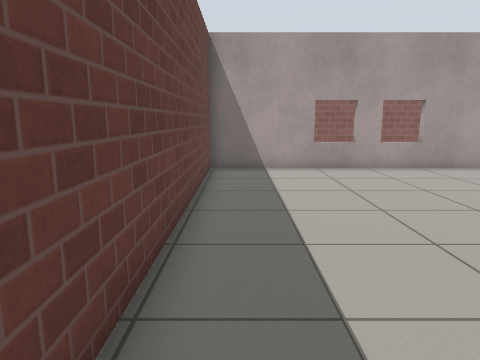
view 1 (above)

16 first-person views from a walk through a Gazebo world. The camera is 0.94 m above the floor, tilts 10° down and sees 70° across. The floor is counted in squares, 0.5 m on a side. Each view is taken from the middle of a square. On the plan, view 1 faces up. The plan holds only what a view shows up to about 17 squares ahead; the rest is blank. Gazebo's built-in surfaces are drawn with simple patterns.

view 2
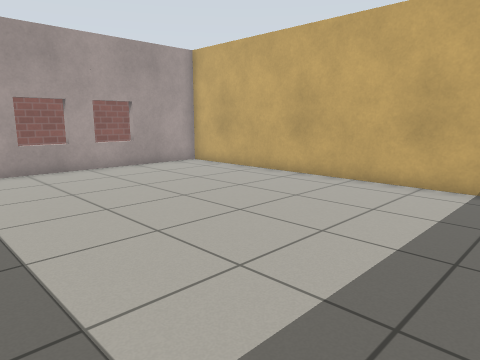

view 3
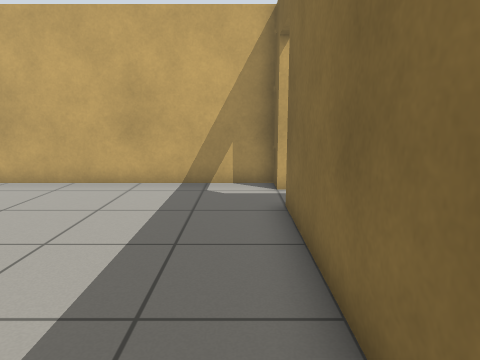

view 4
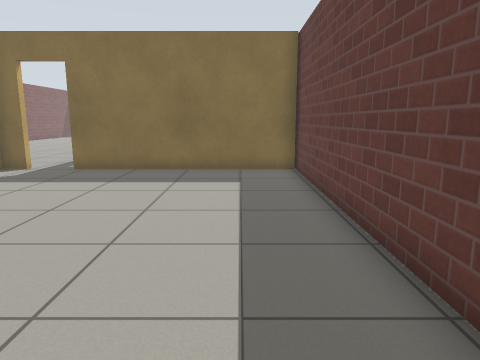

view 5
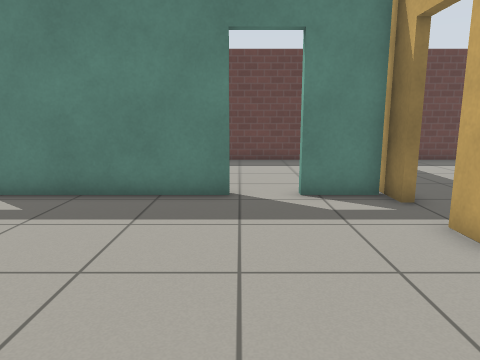

view 6
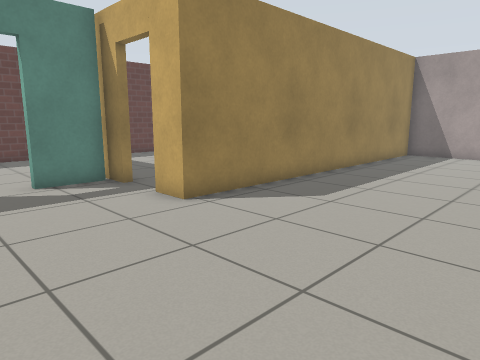

view 7
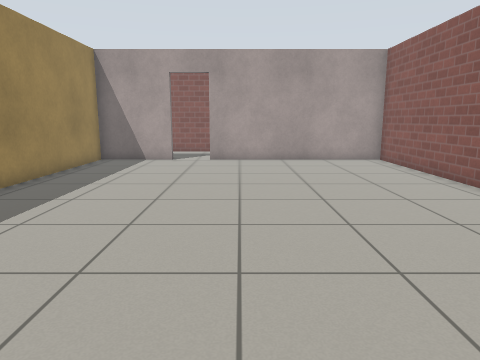

view 8
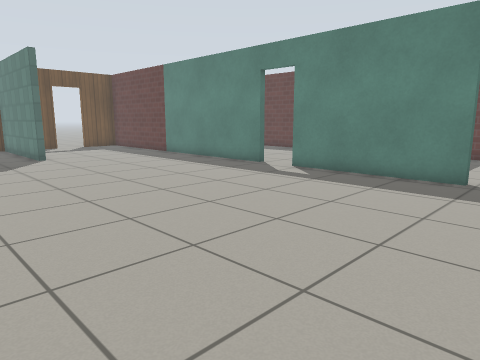

view 9
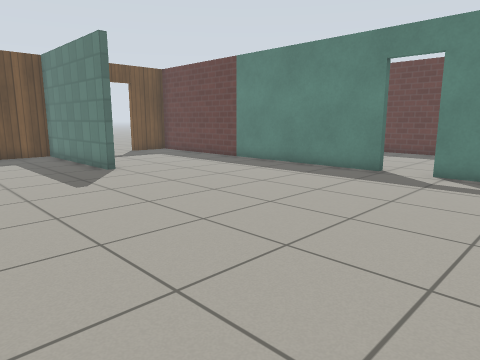

view 10
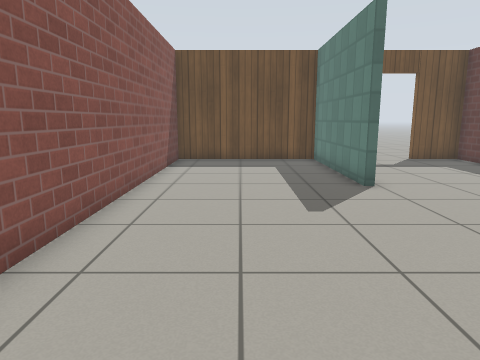

view 11
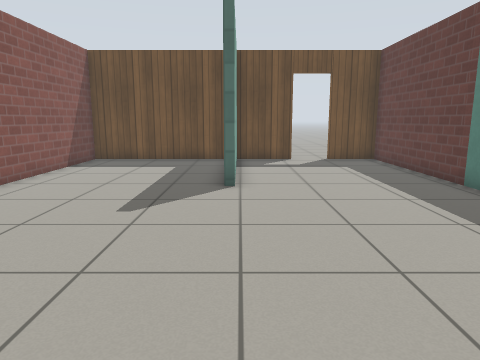

view 12
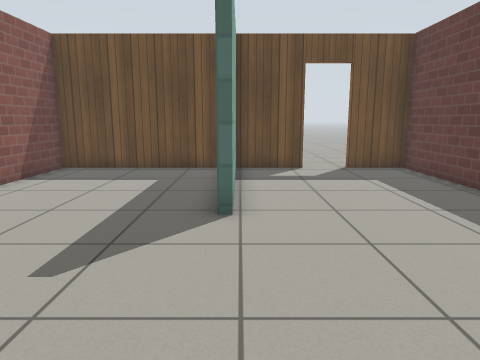

view 13
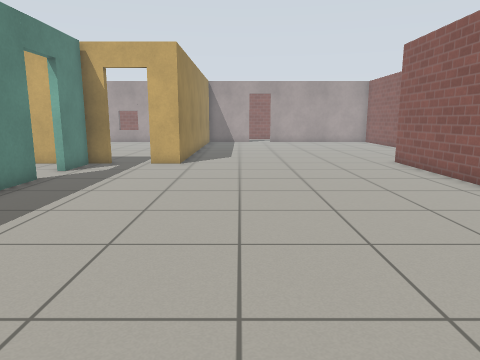

view 14
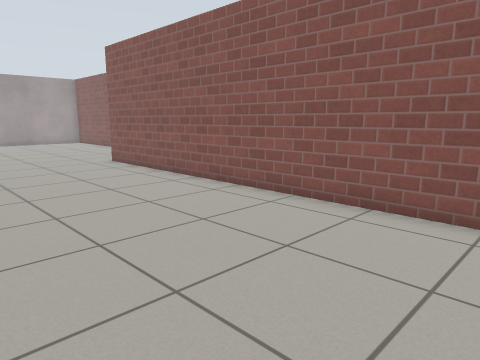

view 15
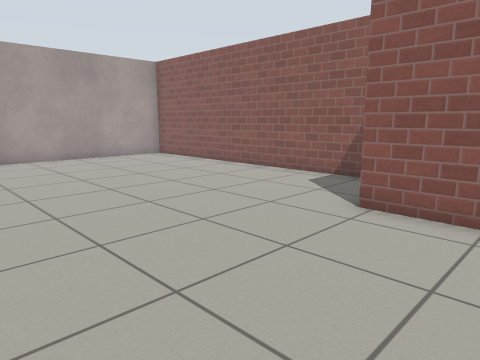

view 16
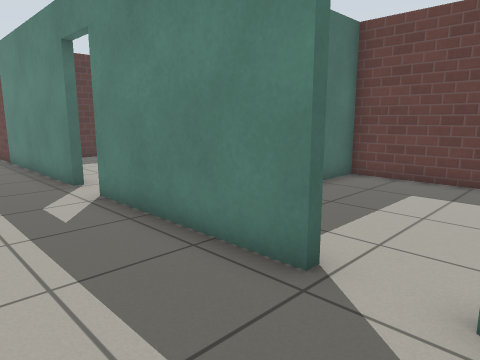

### Floor plan
Ten units are one square. View 1 is at (0, 0); x grows to the right and y downward. Boxes are objects, and circles mark ways between rooms. Rooms are numbered by the first view taken in them; rooms with no view inside come last. Other rooms are left out.
<svg viewBox="-16 -137 258 417">
<path fill="none" stroke="#000" d="M-11 10 74 10M91 10 101 10 101 -132 -11 -132 -11 9M65 53 65 115M65 14 65 35M65 132 65 274 87 274M237 -10 237 -132 155 -132M134 206 134 274 200 274 200 6M131 251 131 206M139 -132 104 -132 104 13 91 13M105 274 132 274M-11 9 -11 86 7 86M74 13 41 13"/>
<circle cx="85" cy="10" r="3" fill="#2a7"/>
<circle cx="65" cy="45" r="3" fill="#2a7"/>
<text x="40" y="-60">1</text>
<text x="150" y="60">2</text>
<text x="20" y="50">3</text>
</svg>
Room 1 opens to room 2. Room 2 opens to room 3.

Where each view was taken, in squares from view 1:
view 1: 0 up, 0 right, facing up
view 2: 0 up, 0 right, facing up-right
view 3: 0 up, 0 right, facing right
view 4: 12 up, 1 right, facing down
view 5: 5 down, 15 right, facing left
view 6: 6 down, 17 right, facing up-left
view 7: 3 down, 17 right, facing up
view 8: 3 down, 18 right, facing down-left
view 9: 8 down, 19 right, facing down-left
view 10: 11 down, 17 right, facing down
view 11: 11 down, 13 right, facing down
view 12: 14 down, 13 right, facing down
view 13: 16 down, 13 right, facing up
view 14: 16 down, 13 right, facing up-right
view 15: 4 down, 13 right, facing up-right
view 16: 3 down, 10 right, facing down-left
